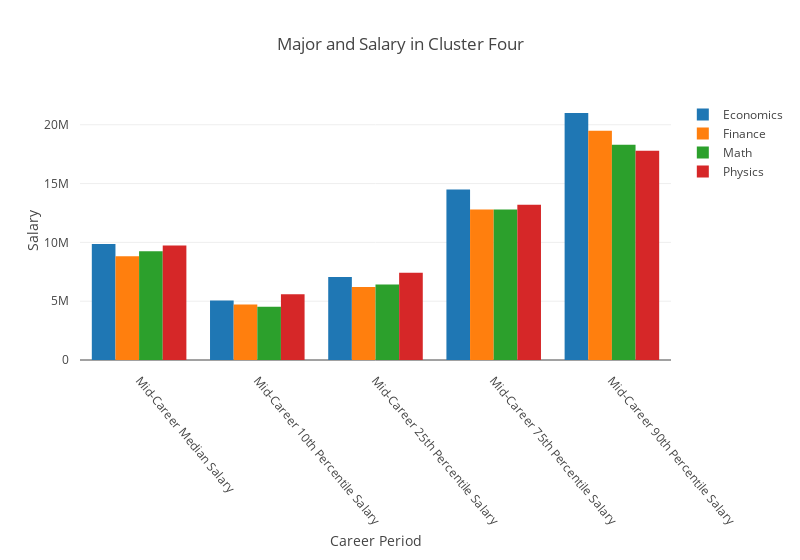

The cell this chart's notebook holds for it:
### Code cell
cluster_four = cluster_four[['Undergraduate Major', 'Mid-Career Median Salary', 'Mid-Career 10th Percentile Salary', 'Mid-Career 25th Percentile Salary', 'Mid-Career 75th Percentile Salary', 'Mid-Career 90th Percentile Salary']]
tidy = (
    cluster_four.set_index('Undergraduate Major')
      .stack()
      .reset_index()
      .rename(columns={'level_1': 'Variable', 0: 'Value'})
)


cluster_four_trace_list = []

for label, label_df in tidy.groupby('Undergraduate Major'):
    cluster_four_trace_list.append(
        go.Bar(
            x=label_df.Variable,
            y=label_df.Value,
            name=label
        )
    )

layout = go.Layout(
    barmode='group',
    title='Major and Salary in Cluster Four',
    xaxis = dict(title = 'Career Period', tickangle = 50),
    yaxis = dict(title = 'Salary'),
    width=800,
    margin=go.layout.Margin(
            b=200,
            t=100,
            pad=10
        ),
)
fig = go.Figure(data= cluster_four_trace_list, layout=layout)
py.offline.iplot(fig)

### Figure 1 — Plotly figure (JSON) as saved in the notebook; plotly's stock layout.template omitted (floating-point values rounded to 4 significant figures)
{"data": [{"name": "Economics", "type": "bar", "uid": "0bcbe314-5613-4fbc-9c21-d2b77483a5cb", "x": ["Mid-Career Median Salary", "Mid-Career 10th Percentile Salary", "Mid-Career 25th Percentile Salary", "Mid-Career 75th Percentile Salary", "Mid-Career 90th Percentile Salary"], "y": [9860000, 5060000, 7060000, 14500000, 21000000]}, {"name": "Finance", "type": "bar", "uid": "8bdbb883-dc5c-47b5-abb1-5b1f641eab9a", "x": ["Mid-Career Median Salary", "Mid-Career 10th Percentile Salary", "Mid-Career 25th Percentile Salary", "Mid-Career 75th Percentile Salary", "Mid-Career 90th Percentile Salary"], "y": [8830000, 4720000, 6210000, 12800000, 19500000]}, {"name": "Math", "type": "bar", "uid": "e5d6342c-24df-4193-8e3b-dbd3d3d44ae5", "x": ["Mid-Career Median Salary", "Mid-Career 10th Percentile Salary", "Mid-Career 25th Percentile Salary", "Mid-Career 75th Percentile Salary", "Mid-Career 90th Percentile Salary"], "y": [9240000, 4520000, 6420000, 12800000, 18300000]}, {"name": "Physics", "type": "bar", "uid": "7a4361bf-e5f7-45d0-99ab-8a47207f105f", "x": ["Mid-Career Median Salary", "Mid-Career 10th Percentile Salary", "Mid-Career 25th Percentile Salary", "Mid-Career 75th Percentile Salary", "Mid-Career 90th Percentile Salary"], "y": [9730000, 5600000, 7420000, 13200000, 17800000]}], "layout": {"barmode": "group", "margin": {"b": 200, "pad": 10, "t": 100}, "title": "Major and Salary in Cluster Four", "width": 800, "xaxis": {"tickangle": 50, "title": "Career Period"}, "yaxis": {"title": "Salary"}}}
